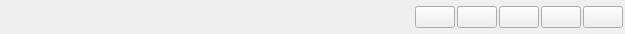
<?xml version="1.0" encoding="UTF-8"?>
<ui version="4.0">
 <class>MainTitleBar</class>
 <widget class="QWidget" name="MainTitleBar">
  <property name="geometry">
   <rect>
    <x>0</x>
    <y>0</y>
    <width>625</width>
    <height>34</height>
   </rect>
  </property>
  <property name="windowTitle">
   <string>MainTitleBar</string>
  </property>
  <layout class="QHBoxLayout" name="horizontalLayout_2">
   <property name="spacing">
    <number>0</number>
   </property>
   <property name="margin">
    <number>0</number>
   </property>
   <item>
    <widget class="QFrame" name="title">
     <layout class="QHBoxLayout" name="horizontalLayout">
      <property name="spacing">
       <number>2</number>
      </property>
      <property name="margin">
       <number>2</number>
      </property>
      <item>
       <widget class="QLabel" name="labIcon">
        <property name="text">
         <string notr="true"/>
        </property>
       </widget>
      </item>
      <item>
       <widget class="QLabel" name="labTitle">
        <property name="minimumSize">
         <size>
          <width>240</width>
          <height>30</height>
         </size>
        </property>
        <property name="maximumSize">
         <size>
          <width>16777215</width>
          <height>16777215</height>
         </size>
        </property>
        <property name="text">
         <string notr="true"/>
        </property>
       </widget>
      </item>
      <item>
       <spacer name="horizontalSpacer">
        <property name="orientation">
         <enum>Qt::Horizontal</enum>
        </property>
        <property name="sizeHint" stdset="0">
         <size>
          <width>522</width>
          <height>20</height>
         </size>
        </property>
       </spacer>
      </item>
      <item>
       <widget class="PushButton" name="btnMore">
        <property name="toolTip">
         <string notr="true">最小化</string>
        </property>
        <property name="text">
         <string/>
        </property>
       </widget>
      </item>
      <item>
       <widget class="PushButton" name="btnSkin">
        <property name="toolTip">
         <string notr="true">最大化</string>
        </property>
        <property name="text">
         <string/>
        </property>
       </widget>
      </item>
      <item>
       <widget class="PushButton" name="btnMin">
        <property name="toolTip">
         <string notr="true">最小化</string>
        </property>
        <property name="text">
         <string/>
        </property>
       </widget>
      </item>
      <item>
       <widget class="PushButton" name="btnMax">
        <property name="toolTip">
         <string notr="true">最大化</string>
        </property>
        <property name="text">
         <string/>
        </property>
       </widget>
      </item>
      <item>
       <widget class="PushButton" name="btnClose">
        <property name="toolTip">
         <string notr="true">关闭</string>
        </property>
        <property name="text">
         <string notr="true"/>
        </property>
       </widget>
      </item>
     </layout>
    </widget>
   </item>
  </layout>
 </widget>
 <layoutdefault spacing="6" margin="11"/>
 <customwidgets>
  <customwidget>
   <class>PushButton</class>
   <extends>QPushButton</extends>
   <header>PushButton.h</header>
  </customwidget>
 </customwidgets>
 <resources/>
 <connections/>
</ui>
